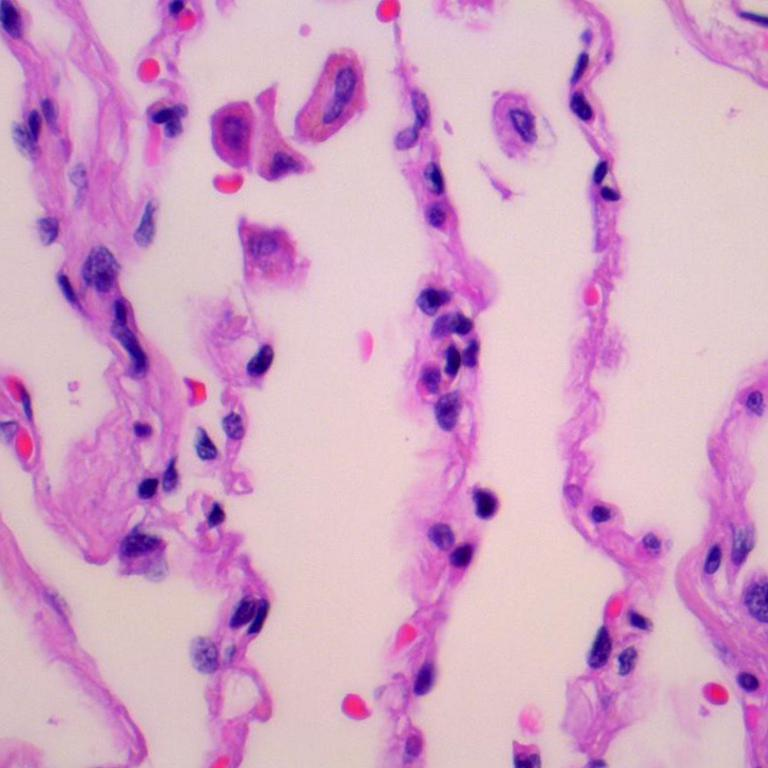
#> input picture input_image.jpeg, 768 x 768 px, found by its file name
$ python Image_processing_implementation.py
#> lines starting #> are read from the running program, lines starting #| are printed output that depends on the picture
# -*- coding: utf-8 -*-
"""Final_image_processing_project.ipynb

Automatically generated by Colaboratory.

Original file is located at
    https://colab.research.google.com/drive/1--nBWRr-EO3FJWYRmVrBwFq0a98t_uw8

This project is implementation of Blind Colour Decomposition.
Images used are from kaggle lung and colon dataset
"""
"""Reading image and storing in requisite format"""

import matplotlib.pyplot as plt
import math
import cv2
import numpy as np
import math
#Enter the number of components in the image
num_components=int(input('Enter the number of tissues/components'))
#> the answer given: 3
image=cv2.imread('/home/rahul/Downloads/IP Project/input_image.jpeg')
#> image is the input picture: shape (768, 768, 3); mean B, G, R 198.1, 164.5, 211.7
r=[]
g=[]
b=[]
for i in range(image.shape[0]):
  for j in range(image.shape[1]):
    r.append(image[i][j][0])
    g.append(image[i][j][1])
    b.append(image[i][j][2])
#> after the loop, b = 589824 items; g = 589824 items; r = 589824 items
r=np.array(r)
g=np.array(g)
b=np.array(b)
cv2.imshow('Original image',image)

"""Projection on Beer Lamberts plane"""

r=-(np.log(r)-math.log(255))
g=-(np.log(g)-math.log(255))
b=-(np.log(b)-math.log(255))

"""Projection on Maxwell chromaticity plane"""

A=np.array([[1/math.sqrt(2),-1/math.sqrt(2),0],
            [-1/math.sqrt(6),-1/math.sqrt(6),math.sqrt(2/3)]])
lab=np.vstack((np.vstack((r,g)),b))
lab_final=np.copy(lab)
for i in range(lab.shape[1]):
  lab[:,i]/=np.linalg.norm(lab[:,i],ord=1)
ab=np.dot(A,lab)

"""Scatter plot of image on alpha-beta plane"""

plt.scatter(ab[0],ab[1],s=0.25)
plt.savefig('/home/rahul/Downloads/IP Project/scatter_plot.jpeg', dpi=400)
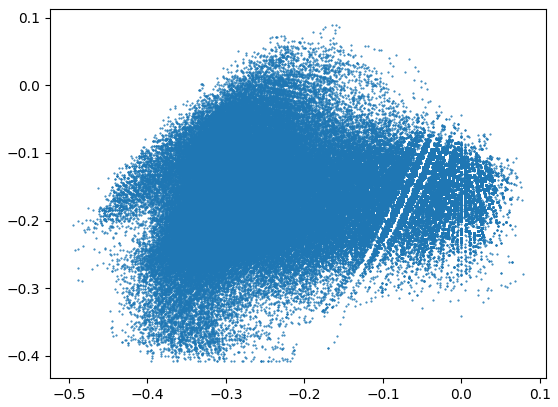
#> figure drawn by matplotlib, 1 panel
plt.show()

"""Apply Gaussian mixture model"""

ab=ab.transpose()
check=lambda a:not (math.isnan(a[0]) or math.isnan(a[0]) or math.isnan(a[0]))
ab=[value for value in ab if check(value)]
#> ab = 588030 items
data=np.copy(np.array(ab))
#> data = 588030 pairs, first value -0.495 to 0.0791, second value -0.408 to 0.0888
from sklearn.mixture import GaussianMixture
gmm = GaussianMixture(n_components=num_components)
gmm.fit(ab)
print('GMM means\n',gmm.means_)
print('\n\n GMM covarince matrices\n',gmm.covariances_)

"""Scatter plot showing the GMM cluster centres"""

import pandas as pd
alpha=gmm.means_[:,0]
beta=gmm.means_[:,1]
ab=np.array(ab).transpose()
labels = gmm.predict(data)
frame = pd.DataFrame(data)
#> frame = table of 588030 rows and 2 columns
frame['cluster'] = labels
frame.columns = ['Weight', 'Height', 'cluster']
color=['r','g','b','c','m','y','k']
for k in range(min(num_components,len(color))):
    data = frame[frame["cluster"]==k]
    plt.scatter(data["Weight"],data["Height"],c=color[k],s=0.25)
#> this loop made 3 passes
#> data on passes 1 to 3: table of 303084 rows and 3 columns, table of 174112 rows and 3 columns, table of 110834 rows and 3 columns
plt.scatter(alpha,beta,c='w')
plt.savefig('/home/rahul/Downloads/IP Project/scatter_plot_after_gmm.jpeg', dpi=400)
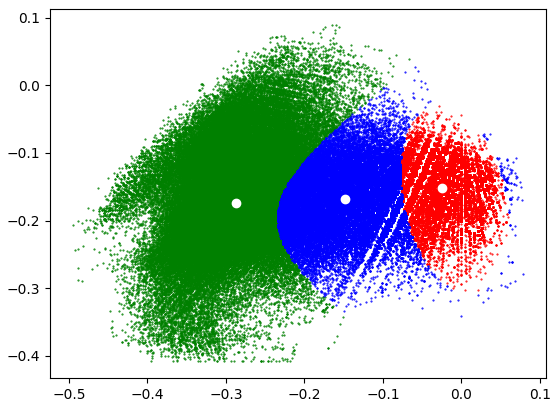
#> figure drawn by matplotlib, 1 panel
plt.show()

"""Transforming reference colour"""

B=np.array([[1/2**0.5,-1/6**0.5,1/3],
            [-1/2**0.5,-1/6**0.5,1/3],
            [0,(2/3)**0.5,1/3]])
X=np.hstack((gmm.means_,np.ones((num_components,1))))
a=np.dot(B,X.transpose())
print(a)

"""Computing the density map"""

density_map=np.dot(np.linalg.pinv(a),lab_final)

"""Segregating image based on density map obtained"""

tissues=[np.copy(image) for i in range(density_map.shape[0])]
#> tissues = 3 items
for tissue in range(density_map.shape[0]):
  for i in range(image.shape[0]):
    for j in range(image.shape[1]):
      if density_map.transpose()[i*image.shape[1]+j,tissue]<0:
        tissues[tissue][i][j]=[0,0,0]
for i,tissue in enumerate(tissues):
  print('Tissue Type ',i+1,'\n'*4)
  cv2.imshow('Tissue'+str(i),tissue)
  cv2.imwrite('/home/rahul/Downloads/IP Project/tissue_type_'+str(i+1)+'.jpeg',tissue)
#> this loop made 3 passes
#| Tissue Type  1
#| Tissue Type  2
#| Tissue Type  3
#> pass 1, `cv2.imshow('Tissue'+str(i),tissue)`:
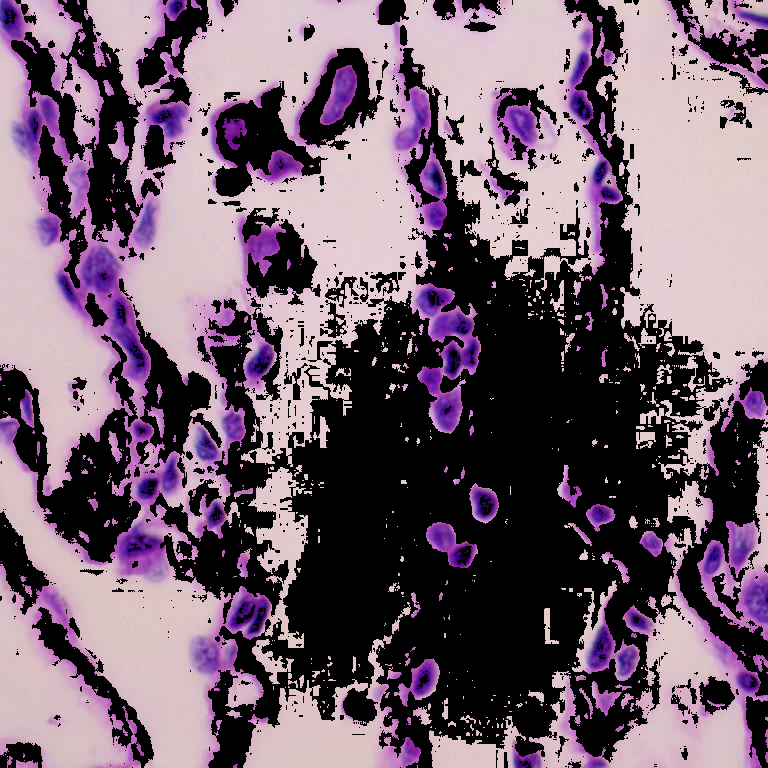
#> window 'Tissue0': shape (768, 768, 3); mean B, G, R 111.2, 95.4, 116.1
#> pass 2, `cv2.imshow('Tissue'+str(i),tissue)`:
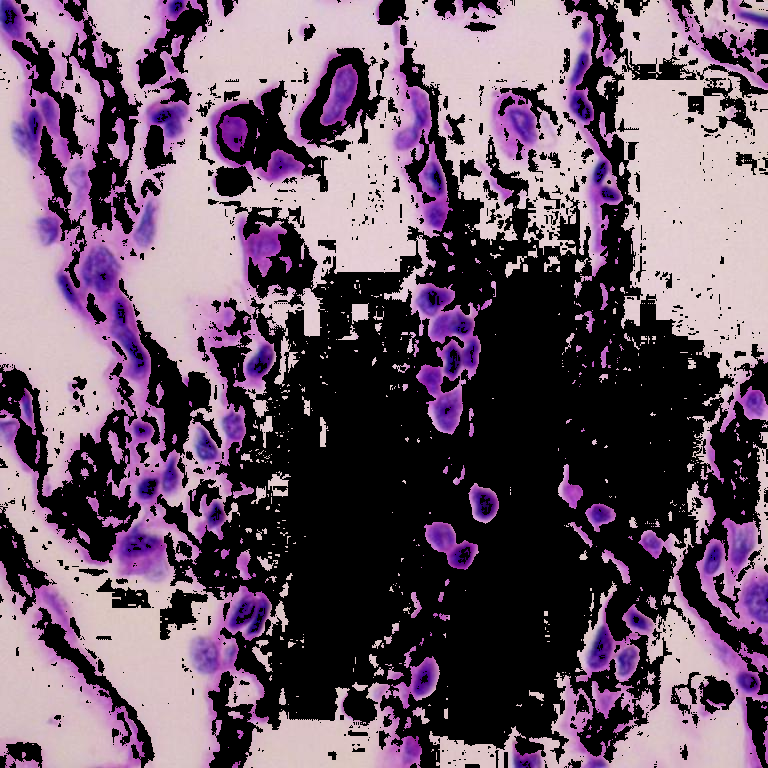
#> window 'Tissue1': shape (768, 768, 3); mean B, G, R 104.5, 86.8, 108.3
